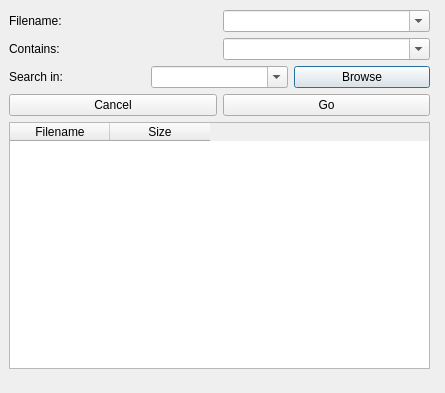
<?xml version="1.0" encoding="UTF-8"?>
<ui version="4.0">
 <class>Finder</class>
 <widget class="QDialog" name="Finder">
  <property name="geometry">
   <rect>
    <x>0</x>
    <y>0</y>
    <width>445</width>
    <height>393</height>
   </rect>
  </property>
  <property name="windowTitle">
   <string>Finder</string>
  </property>
  <widget class="QWidget" name="layoutWidget">
   <property name="geometry">
    <rect>
     <x>9</x>
     <y>10</y>
     <width>421</width>
     <height>359</height>
    </rect>
   </property>
   <layout class="QVBoxLayout" name="verticalLayout_2">
    <item>
     <layout class="QVBoxLayout" name="verticalLayout">
      <item>
       <layout class="QHBoxLayout" name="horizontalLayout_3">
        <item>
         <widget class="QLabel" name="label">
          <property name="text">
           <string>Filename:</string>
          </property>
         </widget>
        </item>
        <item>
         <widget class="QComboBox" name="filenameBox">
          <property name="editable">
           <bool>true</bool>
          </property>
          <property name="modelColumn">
           <number>2</number>
          </property>
         </widget>
        </item>
       </layout>
      </item>
      <item>
       <layout class="QHBoxLayout" name="horizontalLayout_2">
        <item>
         <widget class="QLabel" name="label_2">
          <property name="text">
           <string>Contains:</string>
          </property>
         </widget>
        </item>
        <item>
         <widget class="QComboBox" name="containsBox">
          <property name="editable">
           <bool>true</bool>
          </property>
         </widget>
        </item>
       </layout>
      </item>
      <item>
       <layout class="QHBoxLayout" name="horizontalLayout">
        <item>
         <widget class="QLabel" name="label_3">
          <property name="text">
           <string>Search in:</string>
          </property>
         </widget>
        </item>
        <item>
         <widget class="QComboBox" name="searchInBox">
          <property name="editable">
           <bool>true</bool>
          </property>
         </widget>
        </item>
        <item>
         <widget class="QPushButton" name="BrowseButton">
          <property name="text">
           <string>Browse</string>
          </property>
         </widget>
        </item>
       </layout>
      </item>
     </layout>
    </item>
    <item>
     <layout class="QHBoxLayout" name="horizontalLayout_4">
      <item>
       <widget class="QPushButton" name="cancelButton">
        <property name="text">
         <string>Cancel</string>
        </property>
       </widget>
      </item>
      <item>
       <widget class="QPushButton" name="goButton">
        <property name="text">
         <string>Go</string>
        </property>
       </widget>
      </item>
     </layout>
    </item>
    <item>
     <widget class="QTableWidget" name="filesTable">
      <column>
       <property name="text">
        <string>Filename</string>
       </property>
      </column>
      <column>
       <property name="text">
        <string>Size</string>
       </property>
      </column>
     </widget>
    </item>
   </layout>
  </widget>
 </widget>
 <resources/>
 <connections/>
</ui>
